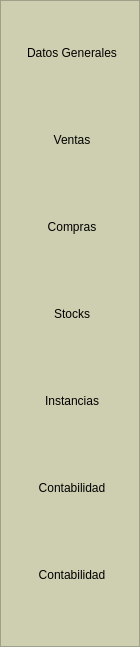
    <widget class="QFrame" name="frameButtons">
     <property name="sizePolicy">
      <sizepolicy hsizetype="Preferred" vsizetype="Expanding">
       <horstretch>0</horstretch>
       <verstretch>0</verstretch>
      </sizepolicy>
     </property>
     <property name="minimumSize">
      <size>
       <width>140</width>
       <height>450</height>
      </size>
     </property>
     <property name="maximumSize">
      <size>
       <width>135</width>
       <height>16777215</height>
      </size>
     </property>
     <property name="styleSheet">
      <string notr="true">background: #CECFB0</string>
     </property>
     <property name="frameShape">
      <enum>QFrame::StyledPanel</enum>
     </property>
     <property name="frameShadow">
      <enum>QFrame::Raised</enum>
     </property>
     <layout class="QVBoxLayout" name="verticalLayout">
      <item>
       <widget class="QToolButton" name="tbDatos">
        <property name="sizePolicy">
         <sizepolicy hsizetype="Preferred" vsizetype="Fixed">
          <horstretch>0</horstretch>
          <verstretch>0</verstretch>
         </sizepolicy>
        </property>
        <property name="minimumSize">
         <size>
          <width>120</width>
          <height>81</height>
         </size>
        </property>
        <property name="maximumSize">
         <size>
          <width>111</width>
          <height>81</height>
         </size>
        </property>
        <property name="toolTip">
         <string>Presenta la ficha con la información general de esta entidad</string>
        </property>
        <property name="statusTip">
         <string>Presenta la ficha con la información general de esta entidad</string>
        </property>
        <property name="whatsThis">
         <string>Presenta la ficha con la información general de esta entidad</string>
        </property>
        <property name="text">
         <string>Datos Generales</string>
        </property>
        <property name="icon">
         <iconset resource="../var/home/david/src/alepherp/trunk/src/modules/es.alephsistemas.gestion.common/modules.qrc">
          <normaloff>:/images/commons/clientes.png</normaloff>:/images/commons/clientes.png</iconset>
        </property>
        <property name="iconSize">
         <size>
          <width>48</width>
          <height>48</height>
         </size>
        </property>
        <property name="checkable">
         <bool>true</bool>
        </property>
        <property name="autoExclusive">
         <bool>true</bool>
        </property>
        <property name="toolButtonStyle">
         <enum>Qt::ToolButtonTextUnderIcon</enum>
        </property>
        <property name="autoRaise">
         <bool>true</bool>
        </property>
       </widget>
      </item>
      <item>
       <widget class="QToolButton" name="tbVentas">
        <property name="sizePolicy">
         <sizepolicy hsizetype="Preferred" vsizetype="Fixed">
          <horstretch>0</horstretch>
          <verstretch>0</verstretch>
         </sizepolicy>
        </property>
        <property name="minimumSize">
         <size>
          <width>120</width>
          <height>81</height>
         </size>
        </property>
        <property name="maximumSize">
         <size>
          <width>111</width>
          <height>81</height>
         </size>
        </property>
        <property name="toolTip">
         <string>Datos relativos a la venta del artículo</string>
        </property>
        <property name="statusTip">
         <string>Datos relativos a la venta del artículo</string>
        </property>
        <property name="whatsThis">
         <string>Datos relativos a la venta del artículo</string>
        </property>
        <property name="text">
         <string>Ventas</string>
        </property>
        <property name="icon">
         <iconset resource="../var/home/david/src/alepherp/trunk/src/modules/es.alephsistemas.gestion.common/modules.qrc">
          <normaloff>:/images/commons/facturasclientes.png</normaloff>:/images/commons/facturasclientes.png</iconset>
        </property>
        <property name="iconSize">
         <size>
          <width>48</width>
          <height>48</height>
         </size>
        </property>
        <property name="checkable">
         <bool>true</bool>
        </property>
        <property name="autoExclusive">
         <bool>true</bool>
        </property>
        <property name="toolButtonStyle">
         <enum>Qt::ToolButtonTextUnderIcon</enum>
        </property>
        <property name="autoRaise">
         <bool>true</bool>
        </property>
       </widget>
      </item>
      <item>
       <widget class="QToolButton" name="tbCompras">
        <property name="sizePolicy">
         <sizepolicy hsizetype="Preferred" vsizetype="Fixed">
          <horstretch>0</horstretch>
          <verstretch>0</verstretch>
         </sizepolicy>
        </property>
        <property name="minimumSize">
         <size>
          <width>120</width>
          <height>81</height>
         </size>
        </property>
        <property name="maximumSize">
         <size>
          <width>111</width>
          <height>81</height>
         </size>
        </property>
        <property name="toolTip">
         <string>Datos relativos a la compra a proveedores</string>
        </property>
        <property name="statusTip">
         <string>Datos relativos a la compra a proveedores</string>
        </property>
        <property name="whatsThis">
         <string>Datos relativos a la compra a proveedores</string>
        </property>
        <property name="text">
         <string>Compras</string>
        </property>
        <property name="icon">
         <iconset resource="../var/home/david/src/alepherp/trunk/src/modules/es.alephsistemas.gestion.common/modules.qrc">
          <normaloff>:/images/commons/facturasproveedores.png</normaloff>:/images/commons/facturasproveedores.png</iconset>
        </property>
        <property name="iconSize">
         <size>
          <width>48</width>
          <height>48</height>
         </size>
        </property>
        <property name="checkable">
         <bool>true</bool>
        </property>
        <property name="autoExclusive">
         <bool>true</bool>
        </property>
        <property name="toolButtonStyle">
         <enum>Qt::ToolButtonTextUnderIcon</enum>
        </property>
        <property name="autoRaise">
         <bool>true</bool>
        </property>
       </widget>
      </item>
      <item>
       <widget class="QToolButton" name="tbStocks">
        <property name="sizePolicy">
         <sizepolicy hsizetype="Preferred" vsizetype="Fixed">
          <horstretch>0</horstretch>
          <verstretch>0</verstretch>
         </sizepolicy>
        </property>
        <property name="minimumSize">
         <size>
          <width>120</width>
          <height>81</height>
         </size>
        </property>
        <property name="maximumSize">
         <size>
          <width>111</width>
          <height>81</height>
         </size>
        </property>
        <property name="toolTip">
         <string>Datos sobre inventario</string>
        </property>
        <property name="statusTip">
         <string>Datos sobre inventario</string>
        </property>
        <property name="whatsThis">
         <string>Datos sobre inventario</string>
        </property>
        <property name="text">
         <string>Stocks</string>
        </property>
        <property name="icon">
         <iconset resource="../var/home/david/src/alepherp/trunk/src/modules/es.alephsistemas.gestion.common/modules.qrc">
          <normaloff>:/images/commons/stocks.png</normaloff>:/images/commons/stocks.png</iconset>
        </property>
        <property name="iconSize">
         <size>
          <width>48</width>
          <height>48</height>
         </size>
        </property>
        <property name="checkable">
         <bool>true</bool>
        </property>
        <property name="autoExclusive">
         <bool>true</bool>
        </property>
        <property name="toolButtonStyle">
         <enum>Qt::ToolButtonTextUnderIcon</enum>
        </property>
        <property name="autoRaise">
         <bool>true</bool>
        </property>
       </widget>
      </item>
      <item>
       <widget class="QToolButton" name="tbInstancias">
        <property name="sizePolicy">
         <sizepolicy hsizetype="Preferred" vsizetype="Fixed">
          <horstretch>0</horstretch>
          <verstretch>0</verstretch>
         </sizepolicy>
        </property>
        <property name="minimumSize">
         <size>
          <width>120</width>
          <height>81</height>
         </size>
        </property>
        <property name="maximumSize">
         <size>
          <width>111</width>
          <height>81</height>
         </size>
        </property>
        <property name="text">
         <string>Instancias</string>
        </property>
        <property name="icon">
         <iconset resource="../var/home/david/src/alepherp/trunk/src/modules/es.alephsistemas.gestion.common/modules.qrc">
          <normaloff>:/images/commons/traspasos.png</normaloff>:/images/commons/traspasos.png</iconset>
        </property>
        <property name="iconSize">
         <size>
          <width>48</width>
          <height>48</height>
         </size>
        </property>
        <property name="checkable">
         <bool>true</bool>
        </property>
        <property name="autoExclusive">
         <bool>true</bool>
        </property>
        <property name="toolButtonStyle">
         <enum>Qt::ToolButtonTextUnderIcon</enum>
        </property>
        <property name="autoRaise">
         <bool>true</bool>
        </property>
       </widget>
      </item>
      <item>
       <widget class="QToolButton" name="tbContabilidad">
        <property name="sizePolicy">
         <sizepolicy hsizetype="Preferred" vsizetype="Fixed">
          <horstretch>0</horstretch>
          <verstretch>0</verstretch>
         </sizepolicy>
        </property>
        <property name="minimumSize">
         <size>
          <width>120</width>
          <height>81</height>
         </size>
        </property>
        <property name="maximumSize">
         <size>
          <width>111</width>
          <height>81</height>
         </size>
        </property>
        <property name="toolTip">
         <string>Acceda a los datos contables.</string>
        </property>
        <property name="statusTip">
         <string>Acceda a los datos contables.</string>
        </property>
        <property name="whatsThis">
         <string>Acceda a los datos contables.</string>
        </property>
        <property name="text">
         <string>Contabilidad</string>
        </property>
        <property name="icon">
         <iconset resource="../var/home/david/src/alepherp/trunk/src/modules/es.alephsistemas.gestion.common/modules.qrc">
          <normaloff>:/images/commons/contabilidad.png</normaloff>:/images/commons/contabilidad.png</iconset>
        </property>
        <property name="iconSize">
         <size>
          <width>48</width>
          <height>48</height>
         </size>
        </property>
        <property name="checkable">
         <bool>true</bool>
        </property>
        <property name="autoExclusive">
         <bool>true</bool>
        </property>
        <property name="toolButtonStyle">
         <enum>Qt::ToolButtonTextUnderIcon</enum>
        </property>
        <property name="autoRaise">
         <bool>true</bool>
        </property>
       </widget>
      </item>
      <item>
       <widget class="QToolButton" name="tbObservaciones">
        <property name="sizePolicy">
         <sizepolicy hsizetype="Preferred" vsizetype="Fixed">
          <horstretch>0</horstretch>
          <verstretch>0</verstretch>
         </sizepolicy>
        </property>
        <property name="minimumSize">
         <size>
          <width>120</width>
          <height>81</height>
         </size>
        </property>
        <property name="maximumSize">
         <size>
          <width>111</width>
          <height>81</height>
         </size>
        </property>
        <property name="toolTip">
         <string>Acceda a observaciones.</string>
        </property>
        <property name="statusTip">
         <string>Acceda a observaciones.</string>
        </property>
        <property name="whatsThis">
         <string>Acceda a observaciones.</string>
        </property>
        <property name="text">
         <string>Contabilidad</string>
        </property>
        <property name="icon">
         <iconset resource="../var/home/david/src/alepherp/trunk/src/modules/es.alephsistemas.gestion.common/modules.qrc">
          <normaloff>:/images/commons/contabilidad.png</normaloff>:/images/commons/contabilidad.png</iconset>
        </property>
        <property name="iconSize">
         <size>
          <width>48</width>
          <height>48</height>
         </size>
        </property>
        <property name="checkable">
         <bool>true</bool>
        </property>
        <property name="autoExclusive">
         <bool>true</bool>
        </property>
        <property name="toolButtonStyle">
         <enum>Qt::ToolButtonTextUnderIcon</enum>
        </property>
        <property name="autoRaise">
         <bool>true</bool>
        </property>
       </widget>
      </item>
      <item>
       <spacer name="verticalSpacer">
        <property name="orientation">
         <enum>Qt::Vertical</enum>
        </property>
        <property name="sizeHint" stdset="0">
         <size>
          <width>20</width>
          <height>20</height>
         </size>
        </property>
       </spacer>
      </item>
     </layout>
    </widget>
